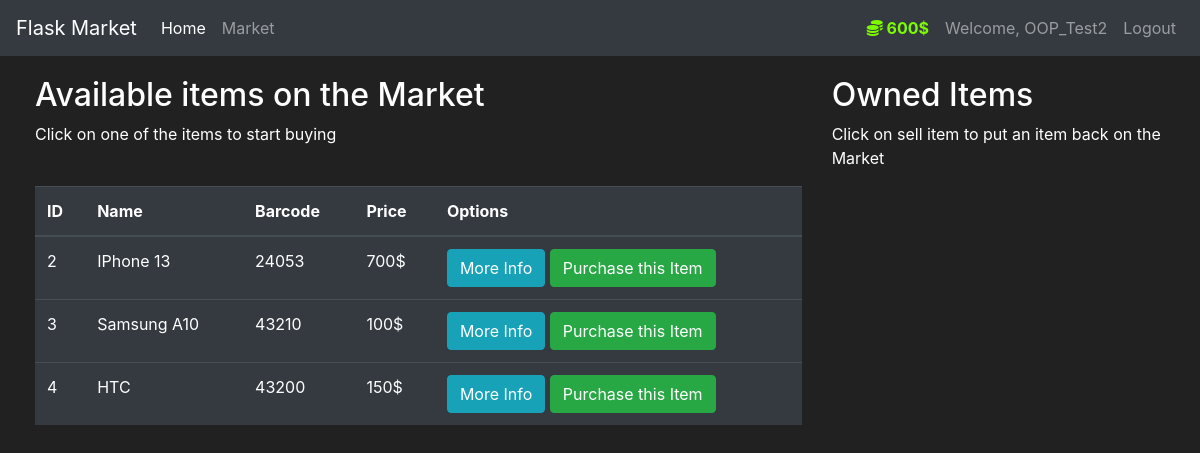
Page /market (signed in) on the earlier database version.
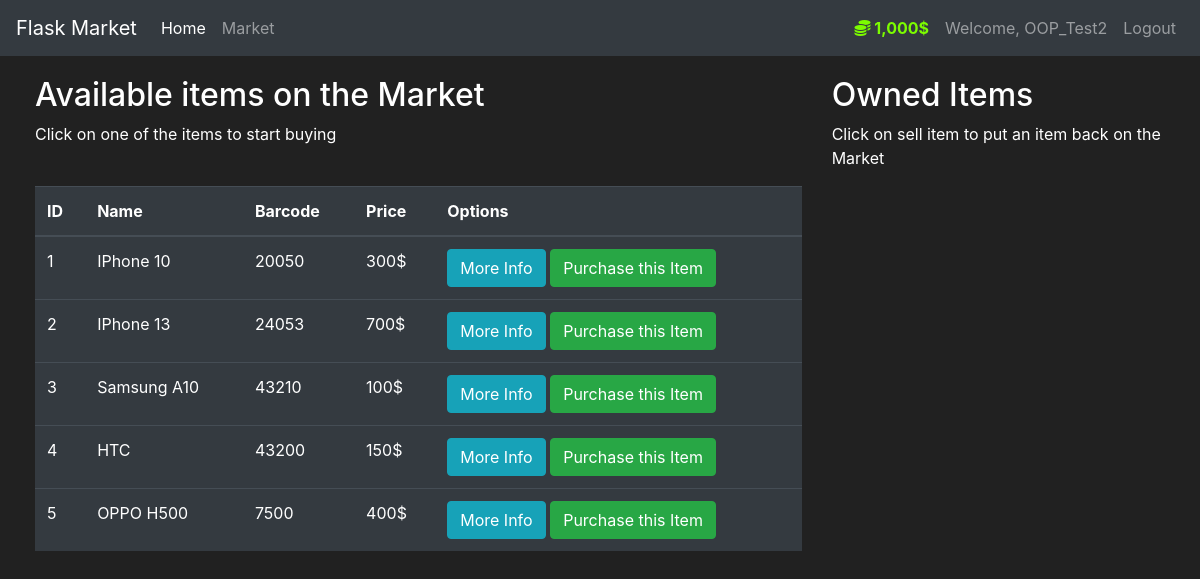
Same page on the later database version.
### market/models.py (models this page shows, shortened)
class User(db.Model, UserMixin):
    id = db.Column(db.Integer(), primary_key=True)
    username = db.Column(db.String(length=30), nullable=False, unique=True)
    email_address = db.Column(db.String(length=50), nullable=False, unique=True)
    password_hash = db.Column(db.String(length=60), nullable=False)
    budget = db.Column(db.Integer(), nullable=False, default=1000)
    items = db.relationship('Item', backref='owned_user', lazy=True)
    @property
    def prettier_budget(self):
        if len(str(self.budget)) >= 4:
            return f'{str(self.budget)[:-3]},{str(self.budget)[-3:]}$'
        else:
            return f"{self.budget}$"
    @property
    def password(self):
        return self.password

class Item(db.Model):
    id = db.Column(db.Integer(), primary_key=True)
    name = db.Column(db.String(length=30), nullable=False, unique=True)
    price = db.Column(db.Integer(), nullable=False)
    barcode = db.Column(db.String(length=12), nullable=False, unique=True)
    description = db.Column(db.String(length=1024), nullable=False, unique=True)
    owner = db.Column(db.Integer(), db.ForeignKey('user.id'))

### market/routes.py (the view, shortened to what this page needs)
@app.route('/market', methods=['GET', 'POST'])
@login_required
def market_page():
    purchase_form = PurchaseItemForm()
    selling_form = SellItemForm()
    if request.method == "GET":
        items = item_service.get_all_items()
        owned_items = item_service.get_owned_items(current_user.id)
        return render_template('market.html', items=items, purchase_form=purchase_form, owned_items=owned_items, selling_form=selling_form)

### market/models.py (called while the page is built)
@login_manager.user_loader
def load_user(user_id):
    return User.query.get(int(user_id))

### market/services/ItemServiceImpl.py (called while the page is built)
    def get_all_items(self):
        return Item.query.filter_by(owner=None).all()

    def get_owned_items(self, user_id):
        return Item.query.filter_by(owner=user_id).all()

### market/templates/market.html (shortened to what this page needs)
{% extends 'base.html' %}
{% block content %}
<div class="row" style="margin-top:20px; margin-left:20px">
   <div class="col-8">
       <h2>Available items on the Market</h2>
       <p>Click on one of the items to start buying</p>
       <br>
      <table class="table table-hover table-dark">
         <thead>
            <tr>
               <th scope="col">ID</th>
               <th scope="col">Name</th>
               <th scope="col">Barcode</th>
               <th scope="col">Price</th>
               <th scope="col">Options</th>
            </tr>
         </thead>
         <tbody>
            {% for item in items %}
            <tr>
               <td>{{ item.id }}</td>
               <td>{{ item.name }}</td>
               <td>{{ item.barcode }}</td>
               <td>{{ item.price }}$</td>
               <td>
                  <button class="btn btn-outline btn-info" data-toggle="modal" data-target="#Modal-MoreInfo-{{ item.id }}">More Info</button>
                  <button class="btn btn-outline btn-success" data-toggle="modal" data-target="#Modal-PurchaseConfirm-{{ item.id }}">Purchase this Item</button>
               </td>
            </tr>
            {% endfor %}
         </tbody>
      </table>
   </div>
   <div class="col-4">
        <h2>Owned Items</h2>
        <p>Click on sell item to put an item back on the Market</p>
        <br>
   </div>
</div>
{% endblock %}

### market/templates/base.html (shortened to what this page needs)
<!doctype html>
<html lang="en">
   <head>
      <link rel="stylesheet" href="https://cdn.jsdelivr.net/npm/bootstrap@4.5.3/dist/css/bootstrap.min.css">
   </head>
   <body>
    <nav class="navbar navbar-expand-md navbar-dark bg-dark">
      <a class="navbar-brand" href="#">Flask Market</a>
      <div class="collapse navbar-collapse" id="navbarNav">
        <ul class="navbar-nav mr-auto">
            <li class="nav-item active">
                <a class="nav-link" href="{{ url_for('home_page') }}">Home <span class="sr-only">(current)</span></a>
            </li>
            <li class="nav-item">
                <a class="nav-link" href="{{ url_for('market_page') }}">Market</a>
            </li>
        </ul>
          {% if current_user.is_authenticated %}
            <ul class="navbar-nav">
                <li class="nav-item">
                    <a class="nav-link" style="color: lawngreen; font-weight: bold">
                        <i class="fas fa-coins"></i>
                        {{ current_user.prettier_budget }}
                    </a>
                </li>
                <li class="nav-item">
                    <a class="nav-link">Welcome, {{ current_user.username }}</a>
                </li>
                <li class="nav-item">
                    <a class="nav-link" href="{{ url_for('logout_page') }}">Logout</a>
                </li>
            </ul>
          {% endif %}
      </div>
    </nav>
      {% block content %}
      {% endblock %}
   </body>
</html>

### market/templates/base.html (style rules this page uses)
body { background-color: #212121; color: white }

Differences in the rows shown:
changed User "OOP_Test2": prettier_budget "600$" → "1,000$"
now on this page (row edited): Item: id "1", name "IPhone 10", barcode "20050", price "300"
added Item: id "5", name "OPPO H500", barcode "7500", price "400"
